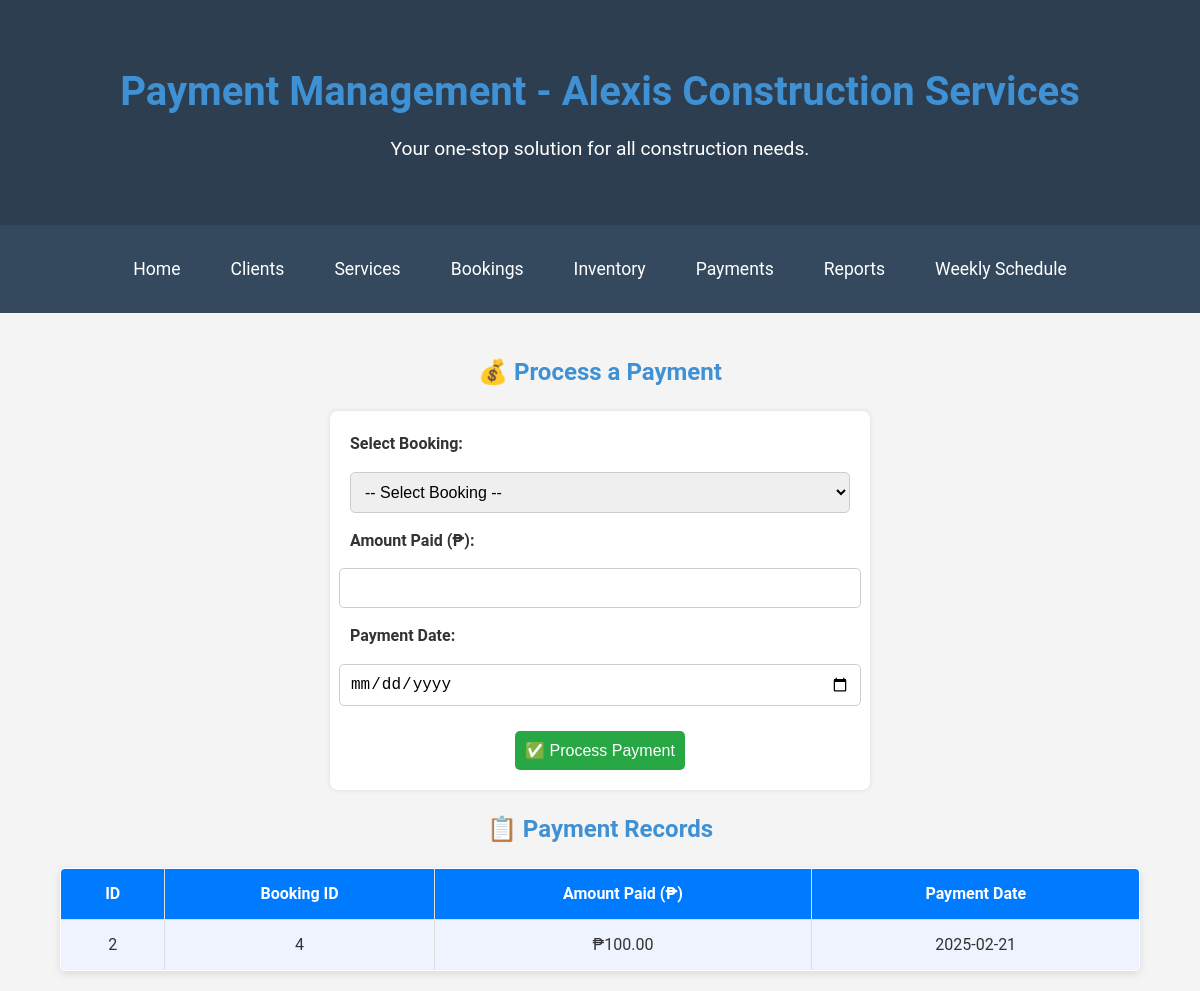
The page /payments.php on the database its author committed.
### tables this page shows
CREATE TABLE `payments` (
  `id` int(11) NOT NULL,
  `booking_id` int(11) NOT NULL,
  `amount_paid` decimal(10,2) NOT NULL,
  `payment_date` date NOT NULL
);

### payments.php (the view, shortened to what this page needs)
<?php include 'db.php'; ?>
<!DOCTYPE html>
<html lang="en">
<head>
    <link rel="stylesheet" href="styles.css">
</head>
<body>
<header>
    <div class="container">
        <h1>Payment Management - Alexis Construction Services</h1>
        <p>Your one-stop solution for all construction needs.</p>
    </div>
</header>
<nav>
    <div class="container">
        <ul>
            <li><a href="index.php">Home</a></li>
            <li><a href="clients.php">Clients</a></li>
            <li><a href="services.php">Services</a></li>
            <li><a href="bookings.php">Bookings</a></li>
            <li><a href="inventory.php">Inventory</a></li>
            <li><a href="payments.php">Payments</a></li>
            <li><a href="reports.php">Reports</a></li>
            <li><a href="weekly_schedule.php">Weekly Schedule</a></li>
        </ul>
    </div>
</nav>
<div class="container">
    <h2>💰 Process a Payment</h2>
    <form method="POST" action="">
        <label for="booking_id">Select Booking:</label>
        <select name="booking_id" id="booking_id" required>
            <option value="">-- Select Booking --</option>
        </select>
        <label for="amount_paid">Amount Paid (₱):</label>
        <input type="number" step="0.01" name="amount_paid" id="amount_paid" required>
        <label for="payment_date">Payment Date:</label>
        <input type="date" name="payment_date" id="payment_date" required>
        <button type="submit" name="process_payment">✅ Process Payment</button>
    </form>
    <h2>📋 Payment Records</h2>
    <table>
        <tr>
            <th>ID</th>
            <th>Booking ID</th>
            <th>Amount Paid (₱)</th>
            <th>Payment Date</th>
        </tr>
        <?php
        $payments = $conn->query("SELECT * FROM Payments ORDER BY payment_date DESC");
        if ($payments->rowCount() > 0) {
            while ($payment = $payments->fetch(PDO::FETCH_ASSOC)) {
                echo "<tr>
                        <td>{$payment['id']}</td>
                        <td>{$payment['booking_id']}</td>
                        <td>₱" . number_format($payment['amount_paid'], 2) . "</td>
                        <td>{$payment['payment_date']}</td>
                      </tr>";
            }
        } else {
            echo "<tr><td colspan='4'>No payments recorded yet.</td></tr>";
        }
        ?>
    </table>
</div>
</body>
</html>

### styles.css (style rules this page uses)
body { font-family: Arial, sans-serif; margin: 20px; }
h1, h2 { color: #3f91d4; }
form { margin-bottom: 20px; }
table { width: 100%; border-collapse: collapse; }
table, th, td { border: 1px solid #ddd; }
th, td { padding: 8px; text-align: left; }
th { background-color: #f2f2f2; }
body { font-family: 'Roboto', sans-serif; margin: 0; padding: 0; background-color: #f4f4f4; color: #333; line-height: 1.6; }
.container { width: 90%; max-width: 1200px; margin: 0 auto; padding: 20px; }
header { background-color: #2c3e50; color: #fff; padding: 40px 0; text-align: center; }
header h1 { margin: 0; font-size: 2.5rem; }
header p { margin: 10px 0 0; font-size: 1.2rem; }
nav { background-color: #34495e; padding: 10px 0; }
nav ul { list-style: none; padding: 0; margin: 0; display: flex; justify-content: center; gap: 20px; }
nav ul li { display: inline; }
nav ul li a { color: #fff; text-decoration: none; font-size: 1.1rem; padding: 10px 15px; border-radius: 5px; transition: background-color 0.3s ease; }
form { display: flex; flex-direction: column; gap: 10px; align-items: center; }
label { font-weight: bold; text-align: left; width: 100%; }
input { padding: 10px; width: 100%; border: 1px solid #ccc; border-radius: 5px; }
button { background: #007bff; color: white; border: none; padding: 10px 20px; margin-top: 10px; border-radius: 5px; cursor: pointer; transition: 0.3s; }
table { width: 100%; border-collapse: collapse; background: white; border-radius: 5px; overflow: hidden; box-shadow: 0px 3px 8px rgba(0, 0, 0, 0.1); }
th, td { padding: 12px; border: 1px solid #ddd; text-align: left; }
tbody tr:nth-child(even) { background: #eef3ff; }

### payments.php (style rules this page uses)
h1, h2 { text-align: center; }
form { display: flex; flex-direction: column; gap: 15px; max-width: 500px; margin: 20px auto; padding: 20px; background: #fff; border-radius: 8px; box-shadow: 0px 0px 5px rgba(0, 0, 0, 0.1); }
label { font-weight: bold; }
input, select { padding: 10px; font-size: 16px; border: 1px solid #ccc; border-radius: 5px; width: 100%; }
button { background: #28a745; color: white; padding: 10px; border: none; border-radius: 5px; cursor: pointer; font-size: 16px; }
table { width: 100%; border-collapse: collapse; margin-top: 20px; background: white; }
th, td { padding: 12px; border: 1px solid #ddd; text-align: center; }
th { background: #007bff; color: white; }

### rows shown on the page
payments: id "2", booking "4", amount_paid "100.00", payment_date "2025-02-21"
